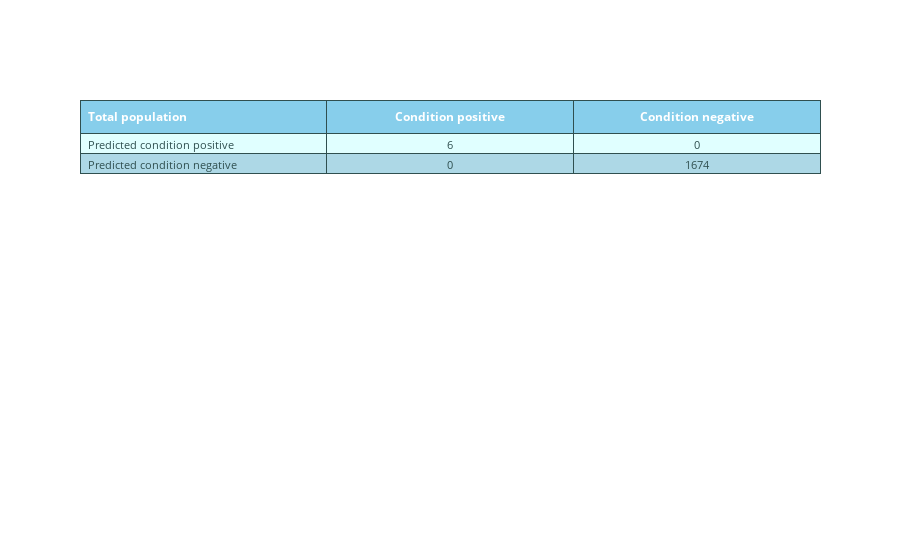
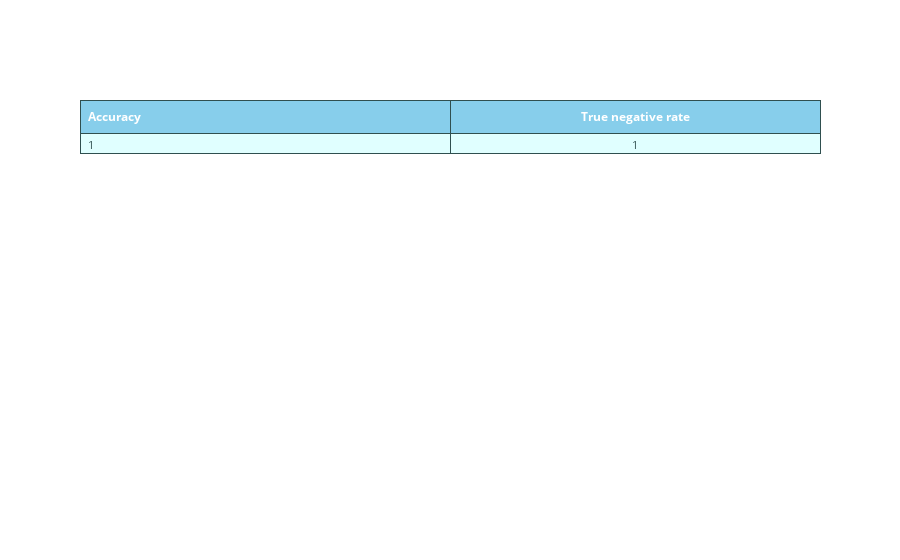

Notebook code for these charts, in order:
### Code cell
df_TS3 = pd.read_csv("data_sets/A3Benchmark-TS3.csv", sep=r'\s*,\s*', header=0, encoding='ascii', engine='python')
search_anomalies(df_TS3)
print(df_TS3[df_TS3['anomaly'] == 1])

### Figure 1 — Plotly figure (JSON) as saved in the notebook; plotly's stock layout.template omitted (floating-point values rounded to 4 significant figures)
{"data": [{"cells": {"align": ["left", "center"], "fill": {"color": [["lightcyan", "lightblue", "lightcyan", "lightblue", "lightcyan", "lightcyan", "lightblue", "lightcyan", "lightblue", "lightcyan", "lightcyan", "lightblue", "lightcyan", "lightblue", "lightcyan", "lightcyan", "lightblue", "lightcyan", "lightblue", "lightcyan", "lightcyan", "lightblue", "lightcyan", "lightblue", "lightcyan"]]}, "font": {"color": "darkslategray", "size": 11}, "line": {"color": "darkslategray"}, "values": [["Predicted condition positive", "Predicted condition negative"], [6, 0], [0, 1674]]}, "header": {"align": ["left", "center"], "fill": {"color": "skyblue"}, "font": {"color": "white", "size": 12}, "line": {"color": "darkslategray"}, "values": ["<b>Total population</b>", "<b>Condition positive</b>", "<b>Condition negative</b>"]}, "type": "table"}], "layout": {}}

### Figure 2 — Plotly figure (JSON) as saved in the notebook; plotly's stock layout.template omitted (floating-point values rounded to 4 significant figures)
{"data": [{"cells": {"align": ["left", "center"], "fill": {"color": [["lightcyan", "lightblue", "lightcyan", "lightblue", "lightcyan", "lightcyan", "lightblue", "lightcyan", "lightblue", "lightcyan", "lightcyan", "lightblue", "lightcyan", "lightblue", "lightcyan", "lightcyan", "lightblue", "lightcyan", "lightblue", "lightcyan", "lightcyan", "lightblue", "lightcyan", "lightblue", "lightcyan"]]}, "font": {"color": "darkslategray", "size": 11}, "line": {"color": "darkslategray"}, "values": [[1], [1]]}, "header": {"align": ["left", "center"], "fill": {"color": "skyblue"}, "font": {"color": "white", "size": 12}, "line": {"color": "darkslategray"}, "values": ["<b>Accuracy</b>", "<b>True negative rate</b>"]}, "type": "table"}], "layout": {}}
